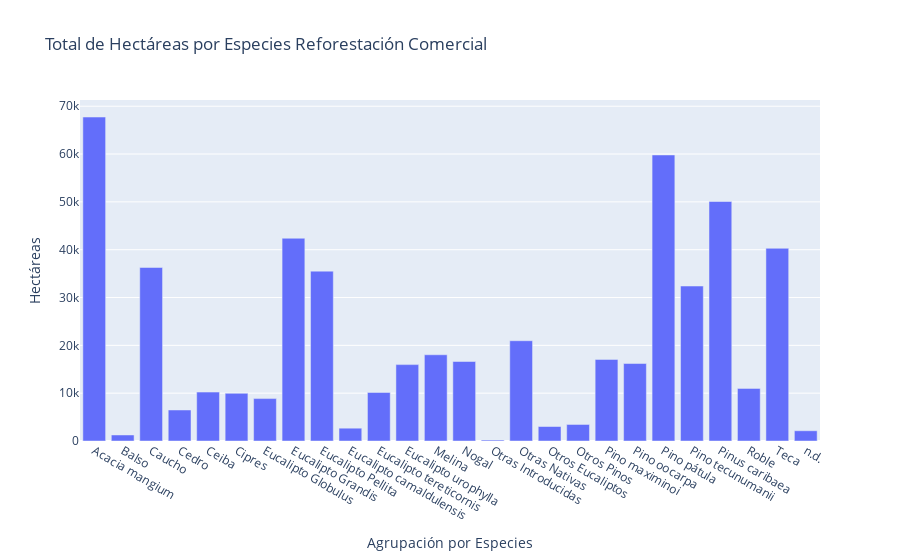

Notebook code cell kept with this figure:
### Code cell
# Total de Hectáreas por Especies Reforestacion Comercial"
hectareas_especies = df.groupby('Agrupacion por Especies Reforestacion Comercial')['Hectareas (Ha)'].sum().reset_index()
fig = px.bar(hectareas_especies, x='Agrupacion por Especies Reforestacion Comercial', y='Hectareas (Ha)', title='Total de Hectáreas por Especies Reforestación Comercial')
fig.update_layout(xaxis_title='Agrupación por Especies', yaxis_title='Hectáreas')
fig.show()

### Figure 1 — Plotly figure (JSON) as saved in the notebook; plotly's stock layout.template omitted (floating-point values rounded to 4 significant figures)
{"data": [{"alignmentgroup": "True", "hovertemplate": "Agrupacion por Especies Reforestacion Comercial=%{x}<br>Hectareas (Ha)=%{y}<extra></extra>", "legendgroup": "", "marker": {"color": "#636efa", "pattern": {"shape": ""}}, "name": "", "offsetgroup": "", "orientation": "v", "showlegend": false, "textposition": "auto", "type": "bar", "x": ["Acacia mangium", "Balso", "Caucho", "Cedro", "Ceiba", "Cipres", "Eucalipto Globulus", "Eucalipto Grandis", "Eucalipto Pellita", "Eucalipto camaldulensis", "Eucalipto tereticornis", "Eucalipto urophylla", "Melina", "Nogal", "Otras Introducidas", "Otras Nativas", "Otros Eucaliptos", "Otros Pinos", "Pino maximinoi", "Pino oocarpa", "Pino pátula", "Pino tecunumanii", "Pinus caribaea", "Roble", "Teca", "n.d."], "xaxis": "x", "y": [67730.0, 1260.0, 36280.0, 6484.0, 10230.0, 9968.0, 8868.0, 42394, 35520.0, 2679.0, 10152, 15970.0, 18030.0, 16620.0, 202.6, 20967, 3029.0, 3459.0, 17060.0, 16200.0, 59810.0, 32400.0, 50070.0, 11000.0, 40290.0, 2142.0], "yaxis": "y"}], "layout": {"autosize": true, "barmode": "relative", "legend": {"tracegroupgap": 0}, "title": {"text": "Total de Hectáreas por Especies Reforestación Comercial"}, "xaxis": {"anchor": "y", "autorange": true, "domain": [0, 1], "range": [-0.5, 25.5], "title": {"text": "Agrupación por Especies"}, "type": "category"}, "yaxis": {"anchor": "x", "autorange": true, "domain": [0, 1], "range": [0, 71300.0], "title": {"text": "Hectáreas"}, "type": "linear"}}}
